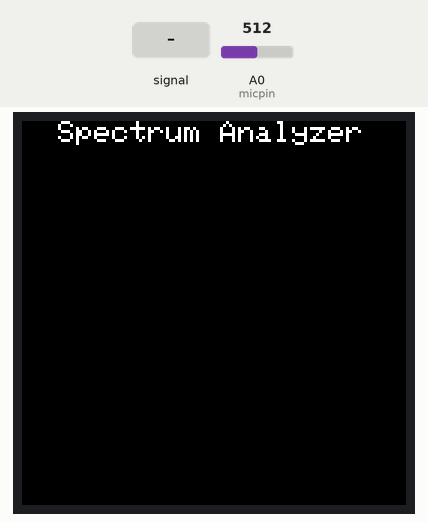
This program was run on a simulated Arduino Nano, built with avr-gcc and run on an emulated ATmega328P. Parts: 128×128 colour display. The test bench sets the inputs (shaded band); at power-on: A0 (micpin) = 512. What the program prints to the serial monitor is not drawn.

Above: at 1.2 s.
1.3 s: A0 (micpin) fed a 200 Hz sine of ±81 counts around its level
At 2.31 s:
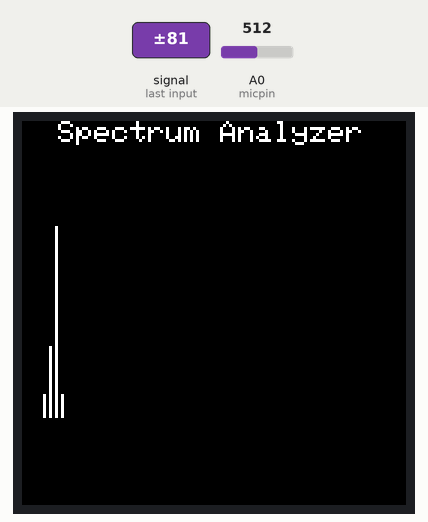
3.6 s: A0 (micpin) fed a 1000 Hz sine of ±255 counts around its level
At 3.99 s:
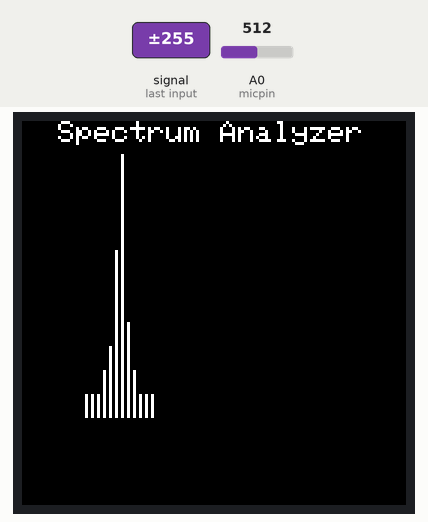
5.4 s: A0 (micpin) set to 716
Timing chart, 0 to 8.4 s (numbered marks = the images above; inputs shaded):
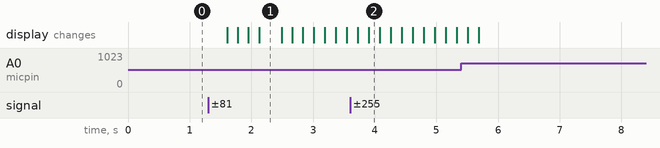

Measured:
- after the input at 1.3 s, the display: first changes after 0.31 s (image 1 shows a later state)

The program:

main.cpp
```cpp
#include <Arduino.h>
#include <Arduino.h>
#include <Adafruit_SSD1351.h>
#include <Adafruit_GFX.h>
#include <SPI.h>
#include "fix_fft.h"
#include "OLED.h"

// Define pin for microphone input
#define micpin A0

// Define variables for fixed point FFT function
#define noSamplesBits 7
#define noSamples (1 << noSamplesBits)                   // Calculate number of samples (128)
char im[noSamples], data[noSamples], oldData[noSamples]; // Declare arrays to store real and imaginary components of signal

void setup()
{
  // Initialise serial monitor
  Serial.begin(9600);
  Serial.println(F("Hello world!"));

  // Initialise the display
  oledInit();
}

void loop()
{
  // Cycle data so that new data is  now old data
  for (size_t i = 0; i < noSamples; i++)
  {
    oldData[i] = data[i];
  }

  // Optionally keep track of min and max readings
  // int min = 1024, max = 0;

  // Measure new data
  for (int i = 0; i < noSamples; i++)
  {
    int val = analogRead(micpin);

    // Optionally keep track of min and max readings
    // if (val > max)
    //   max = val; // Store max & min sample
    // if (val < min)
    //   min = val;

    // Center data around 0 DC offset
    data[i] = val / 4 - (1 << noSamplesBits);
    im[i] = 0;
  }

  // Perform FFT on new data
  fix_fft(data, im, noSamplesBits, 0);

  // Draw Bar graph
  for (int i = 1; i < noSamples / 2; i++)
  { // Bar graph sketch on OLED display

    // Gain variable (Potentially to be  mapped to potentiometer in future)
    int gain = 8;

    char x = 5, ymin = 30, ymax = 10;

    // Erase old
    int dat = gain * sqrt(oldData[i] * oldData[i]);
    // Crop Magnitude to screen boundaries
    if (dat > (SCREEN_HEIGHT - (ymax + ymin)))
    {
      dat = (SCREEN_HEIGHT - (ymax + ymin));
    }
    oled.drawFastVLine(i * 2 + x, SCREEN_HEIGHT - ymin, -1 * dat, Black);

    // Draw new
    dat = gain * sqrt(data[i] * data[i]);
    // Crop Magnitude to screen boundaries
    if (dat > (SCREEN_HEIGHT - (ymax + ymin)))
    {
      dat = (SCREEN_HEIGHT - (ymax + ymin));
    }
    oled.drawFastVLine(i * 2 + x, SCREEN_HEIGHT - ymin, -1 * dat, White);
  }
}
```

OLED.h
```cpp
#include <Arduino.h>
#include <Adafruit_SSD1351.h>

// Screen dimensions
#define SCREEN_WIDTH 128
#define SCREEN_HEIGHT 128
// Clock frequency: 16MHz
#define ClockFrequency 16e6

// The SSD1351 is connected like this (plus VCC plus GND)
const uint8_t OLED_pin_scl_sck = 13;
const uint8_t OLED_pin_sda_mosi = 11;
const uint8_t OLED_pin_cs_ss = 10;
const uint8_t OLED_pin_res_rst = 8;
const uint8_t OLED_pin_dc_rs = 9;

// SSD1331 color definitions
const uint16_t Black = 0x0000;
const uint16_t Blue = 0x001F;
const uint16_t Red = 0xF800;
const uint16_t Green = 0x07E0;
const uint16_t Cyan = 0x07FF;
const uint16_t Magenta = 0xF81F;
const uint16_t Yellow = 0xFFE0;
const uint16_t White = 0xFFFF;

// declare the display
Adafruit_SSD1351 oled =
    Adafruit_SSD1351(
        SCREEN_WIDTH,
        SCREEN_HEIGHT,
        &SPI,
        OLED_pin_cs_ss,
        OLED_pin_dc_rs,
        OLED_pin_res_rst);

void oledInit(void)
{
    oled.begin();
    oled.setFont();
    oled.fillScreen(Black);
    oled.setTextColor(White);
    oled.setTextSize(1);
    oled.enableDisplay(1);
    oled.setCursor(0, 0);
    oled.print("  Spectrum Analyzer");
}
```
